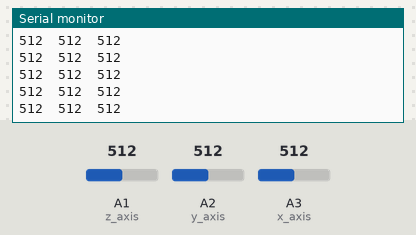
A sketch run on a simulated Arduino Uno, built with avr-gcc and run on an emulated ATmega328P. Parts: the last lines printed to the serial monitor. The test bench sets the inputs (shaded band); at power-on: A1 (z_axis) = 512, A2 (y_axis) = 512, A3 (x_axis) = 512.

Above: at 8.7 s.
8.8 s: A1 (z_axis) set to 106
At 8.88 s:
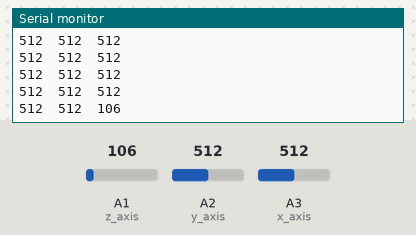
11.8 s: A1 (z_axis) set to 90
At 11.8 s:
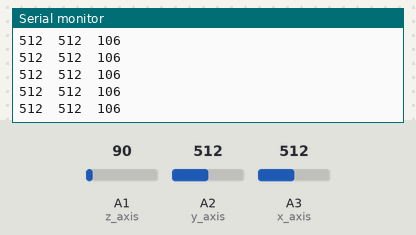
Timing chart, 0 to 14.3 s (numbered marks = the images above; inputs shaded):
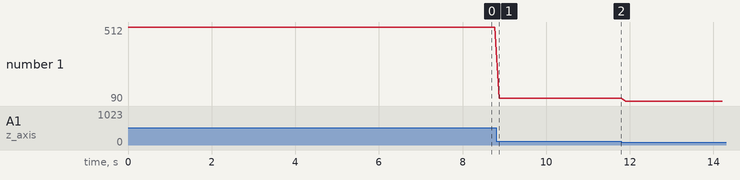

The sketch:

Accelerometer_basic_sketch.ino
```cpp
int x_axis = A3;
int y_axis = A2;
int z_axis = A1;
int x , y , z;

void setup() {

  Serial.begin(9600);


}

void loop() {


  x = analogRead(x_axis);
  y = analogRead(y_axis);
  z = analogRead(z_axis);
  Serial.print(x);
  Serial.print("\t");
  Serial.print(y);              // print the raw value in the Y axis
  Serial.print("\t");           // prints a tab between the numbers
  Serial.print(z);              // print the raw value in the Z axis
  Serial.println();
  delay(100); // this always take the argument in the milliseconds


}
```

Measured:
- after the input at 8.8 s, the serial monitor: prints a new line after 0.07 s (image 1)
- plotted number 1: 512 → 106 after the input at 8.8 s, 106 → 90 after the input at 11.8 s
